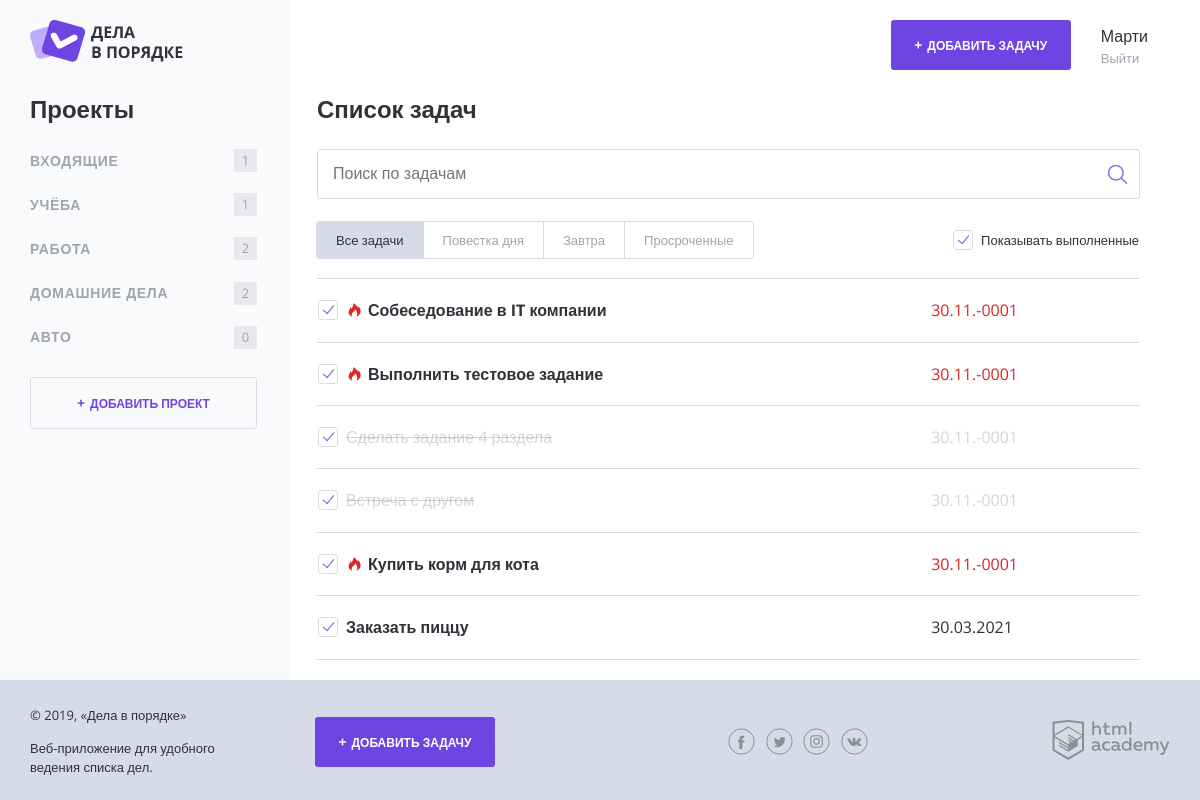
Before: / with the older database file.
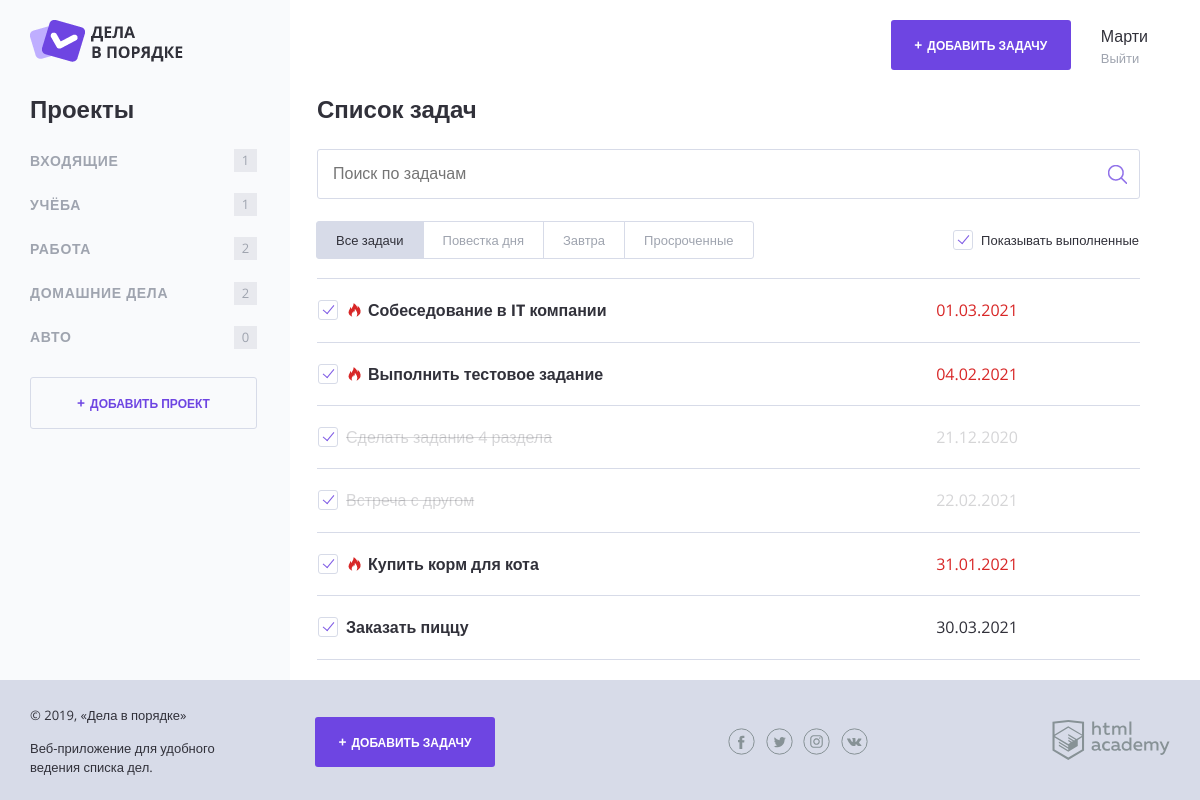
After: the same page with the newer database file.
### tables this page shows
CREATE TABLE projects (
  id INT UNSIGNED AUTO_INCREMENT PRIMARY KEY,
  name VARCHAR(255) NOT NULL,
  user_id INT unsigned NOT NULL,
  CONSTRAINT fk_project_user FOREIGN KEY (user_id) REFERENCES users(id)
);

CREATE TABLE tasks (
  id INT UNSIGNED AUTO_INCREMENT PRIMARY KEY,
  create_date TIMESTAMP DEFAULT CURRENT_TIMESTAMP NOT NULL,
  status TINYINT(1) DEFAULT 0 NOT NULL,
  name VARCHAR(255) NOT NULL,
  file_path VARCHAR(255) NULL,
  deadline_date TIMESTAMP NULL,
  user_id INT unsigned NOT NULL,
  CONSTRAINT fk_task_user FOREIGN KEY (user_id) REFERENCES users(id),
  project_id INT unsigned NOT NULL,
  CONSTRAINT fk_task_project FOREIGN KEY (project_id) REFERENCES projects(id)
);

### helpers.php (called while the page is built, shortened)
<?php
function include_template($name, array $data = []) {
    $name = 'templates/' . $name;
    extract($data);
    require $name;
    $result = ob_get_clean();
    return $result;
}

### data.php (called while the page is built)
<?php
$user_name = 'Марти';
$page_title = 'Дела в порядке';
$current_user_id = 1;
$sql_tasks =  "SELECT * FROM tasks where user_id = ?;";
$sql_projects = "SELECT * FROM projects WHERE user_id = ?;";
$projects = get_sql_result($connect, $sql_projects, [$current_user_id]);
$tasks = get_sql_result($connect, $sql_tasks, [$current_user_id]);

### functions.php (called while the page is built)
<?php
function count_tasks(array $tasks, int $project_id) : int {
    $task_quantity = 0;
    foreach ( $tasks as $task ) {
        if ((int) $task['project_id'] === $project_id) {
            ++$task_quantity;
        }
    }
    return $task_quantity;
}
function get_sql_result($connect, $sql_query, array $data) {
    $stmt = mysqli_stmt_init($connect);
    if(!mysqli_stmt_prepare($stmt, $sql_query)) {
        $errorMsg = 'Не удалось инициализировать подготовленное выражение: ' . mysqli_error($connect);
        die($errorMsg);
    }
    if ($data) {
			mysqli_stmt_bind_param($stmt, "s", ...(array)$data);
		}
        mysqli_stmt_execute($stmt);
    $result =  mysqli_stmt_get_result($stmt);
    return mysqli_fetch_all($result, MYSQLI_ASSOC);
}

### date.php (called while the page is built, shortened)
<?php
 function countHoursBetweenDates(string $date) : int {
    $task_date = strtotime($date);
    $now_date = strtotime('now');
    $hours_diff = ($task_date - $now_date) / SECONDS_PER_HOUR;
    return $hours_diff;
 }

### templates/main.php (the view, shortened to what this page needs)
<section class="content__side">
    <h2 class="content__side-heading">Проекты</h2>
    <nav class="main-navigation">
        <ul class="main-navigation__list">
            <?php foreach ($projects as $project): ?>
                <li class="main-navigation__list-item">
                    <a class="main-navigation__list-item-link" href="#"><?= htmlspecialchars($project['name']); ?></a>
                    <span class="main-navigation__list-item-count"><?= count_tasks($tasks, $project['id']); ?></span>
                </li>
            <?php endforeach; ?>
        </ul>
    </nav>
    <a class="button button--transparent button--plus content__side-button"
        href="pages/form-project.html" target="project_add">Добавить проект</a>
</section>
<main class="content__main">
    <h2 class="content__main-heading">Список задач</h2>
    <form class="search-form" action="index.php" method="post" autocomplete="off">
        <input class="search-form__input" type="text" name="" value="" placeholder="Поиск по задачам">
        <input class="search-form__submit" type="submit" name="" value="Искать">
    </form>
    <div class="tasks-controls">
        <nav class="tasks-switch">
            <a href="/" class="tasks-switch__item tasks-switch__item--active">Все задачи</a>
            <a href="/" class="tasks-switch__item">Повестка дня</a>
            <a href="/" class="tasks-switch__item">Завтра</a>
            <a href="/" class="tasks-switch__item">Просроченные</a>
        </nav>
        <label class="checkbox">
            <span class="checkbox__text">Показывать выполненные</span>
        </label>
    </div>
    <table class="tasks">
        <?php foreach ($tasks as $task):
        ?>
        <tr class="tasks__item task
            <?php if ($task['status']): ?>task--completed<?php endif;?>
            <?php if (isset($task['deadline_date']) && countHoursBetweenDates($task['deadline_date']) <= 24 && !$task['status']): ?>task--important<?php endif;?>
        ">
            <td class="task__select">
                <label class="checkbox task__checkbox">
                    <span class="checkbox__text"><?= htmlspecialchars($task['name']); ?></span>
                </label>
            </td>
            <td class="task__date"><?= date_format(date_create($task['deadline_date']), 'd.m.Y'); ?></td>
            <td class="task__controls"></td>
        </tr>
        <?php endforeach; ?>
    </table>
</main>

### templates/layout.php (shortened to what this page needs)
<!DOCTYPE html>
<html lang="ru">
<head>
    <link rel="stylesheet" href="css/normalize.css">
    <link rel="stylesheet" href="css/style.css">
    <link rel="stylesheet" href="css/flatpickr.min.css">
</head>
<body>
<div class="page-wrapper">
    <div class="container container--with-sidebar">
        <header class="main-header">
            <a href="/">
                <img src="img/logo.png" width="153" height="42" alt="Логотип Дела в порядке">
            </a>
            <div class="main-header__side">
                <a class="main-header__side-item button button--plus open-modal" href="pages/form-task.html">Добавить задачу</a>
                <div class="main-header__side-item user-menu">
                    <div class="user-menu__data">
                        <p><?= $user_name ?></p>
                        <a href="#">Выйти</a>
                    </div>
                </div>
            </div>
        </header>
        <div class="content">
            <?= $page_content; ?>
        </div>
    </div>
</div>
<footer class="main-footer">
    <div class="container">
        <div class="main-footer__copyright">
            <p>© 2019, «Дела в порядке»</p>
            <p>Веб-приложение для удобного ведения списка дел.</p>
        </div>
        <a class="main-footer__button button button--plus" href="pages/form-task.html">Добавить задачу</a>
        <div class="main-footer__social social">
            <a class="social__link social__link--facebook" href="#">
            </a>
            <a class="social__link social__link--twitter" href="#">
            </a>
            <a class="social__link social__link--instagram" href="#">
            </a>
            <a class="social__link social__link--vkontakte" href="#">
            </a>
        </div>
        <div class="main-footer__developed-by">
            <a href="https://htmlacademy.ru/intensive/php">
                <img src="img/htmlacademy.svg" alt="HTML Academy" width="118" height="40">
            </a>
        </div>
    </div>
</footer>
</body>
</html>

### index.php
<?php
require_once './helpers.php';
require_once './date.php';
require_once './functions.php';
require_once './db.php';
require_once './data.php';
$show_complete_tasks = rand(0, 1);
$page_content = include_template('main.php', [
    'projects' => $projects,
    'tasks' => $tasks,
    'show_complete_tasks' => $show_complete_tasks,
]);
$layout = include_template('layout.php', [
    'page_content' => $page_content,
    'user_name' => $user_name,
    'page_title' => $page_title,
]);
print $layout;

Changed rows visible on the page:
changed tasks "Собеседование в IT компании": deadline_date "30.11.-0001" → "01.03.2021"
changed tasks "Выполнить тестовое задание": deadline_date "30.11.-0001" → "04.02.2021"
changed tasks "Сделать задание 4 раздела": deadline_date "30.11.-0001" → "21.12.2020"
changed tasks "Встреча с другом": deadline_date "30.11.-0001" → "22.02.2021"
changed tasks "Купить корм для кота": deadline_date "30.11.-0001" → "31.01.2021"
